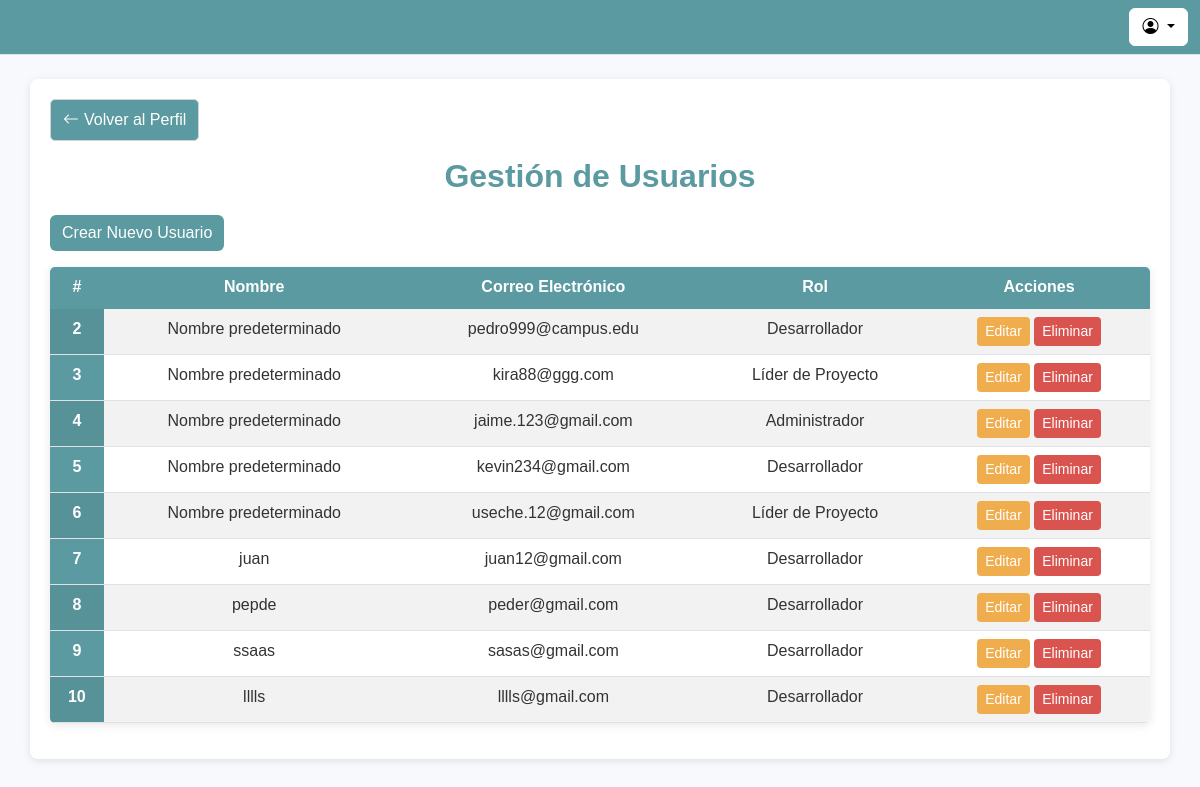
The page /gestion-usuarios/ on the database as committed earlier.
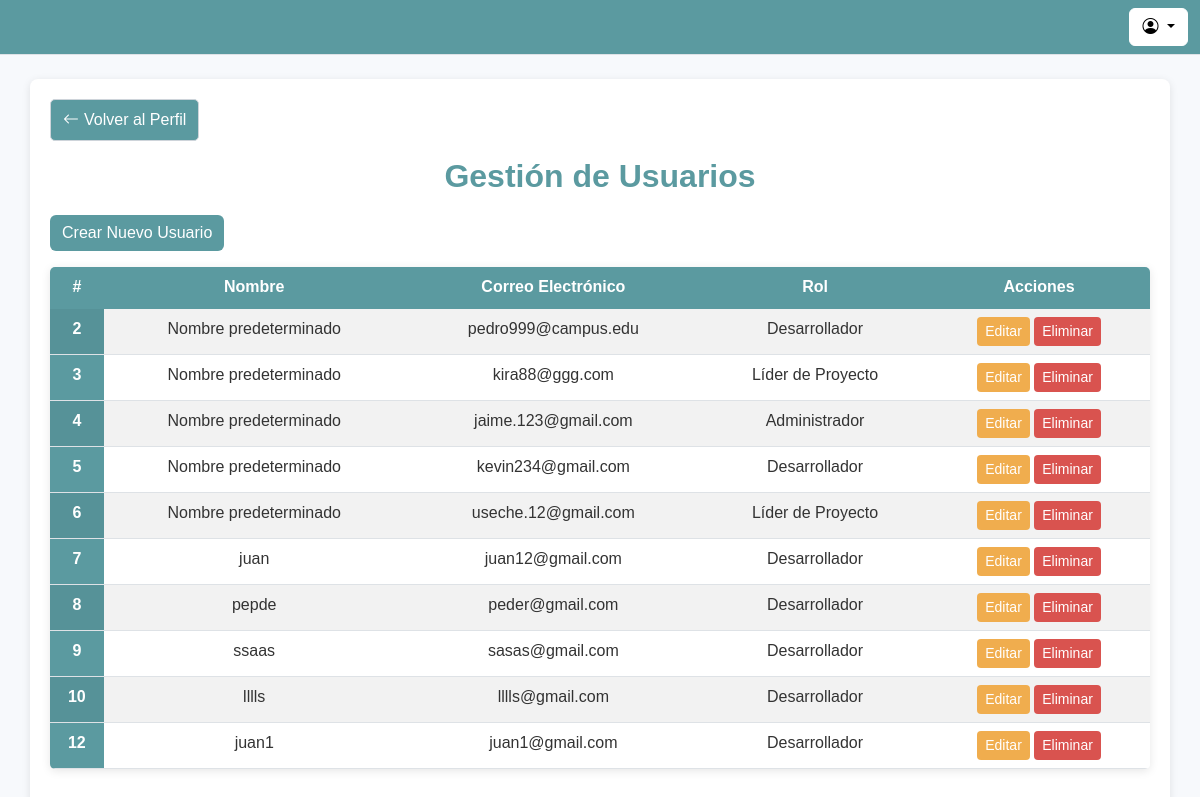
The same page on the database as committed later.
### project/models.py (models this page shows, shortened)
class Usuario(models.Model):
    ADMINISTRADOR = 'Administrador'
    LIDER_PROYECTO = 'Líder de Proyecto'
    DESARROLLADOR = 'Desarrollador'
    ROLES = [
        (ADMINISTRADOR, 'Administrador'),
        (LIDER_PROYECTO, 'Líder de Proyecto'),
        (DESARROLLADOR, 'Desarrollador'),
    ]
    id = models.AutoField(primary_key=True)
    nombre = models.CharField(max_length=100, default="Nombre predeterminado")
    correo_electronico = models.EmailField(unique=True)
    contrasena = models.CharField(max_length=255)
    rol = models.CharField(max_length=50, choices=ROLES, default=DESARROLLADOR)

### project/views.py (the view, shortened to what this page needs)
# urls.py: path('gestion-usuarios/', views.gestion_usuarios, name='gestion_usuarios'),
def gestion_usuarios(request):
    usuarios = Usuario.objects.all()
    return render(request, "gestion_usuarios.html", {"usuarios": usuarios})

### project/templates/gestion_usuarios.html (shortened to what this page needs)
{% load static %}
<!DOCTYPE html>
<html lang="es">
<head>
    <link href="https://cdn.jsdelivr.net/npm/bootstrap@5.3.3/dist/css/bootstrap.min.css" rel="stylesheet">
    <link href="https://cdn.jsdelivr.net/npm/bootstrap-icons/font/bootstrap-icons.css" rel="stylesheet">
    <link href="{% static 'css/gestion_usuarios.css' %}" rel="stylesheet">
</head>
<body>
    <nav class="navbar navbar-expand-lg navbar-light bg-light border-bottom">
        <div class="container-fluid">
            <div class="dropdown ms-auto">
                <button class="btn btn-secondary dropdown-toggle" type="button" id="perfilMenu" data-bs-toggle="dropdown" aria-expanded="false">
                    <i class="bi bi-person-circle"></i>
                </button>
            </div>
        </div>
    </nav>
    <div class="container mt-4">
        <a href=""
                class="flecha-regresar mb-3">
                <i class="bi bi-arrow-left"></i> Volver al Perfil
        </a>
        <h2 class="text-center">Gestión de Usuarios</h2>
        <button class="btn btn-primary mb-3" data-bs-toggle="modal" data-bs-target="#crearUsuarioModal">Crear Nuevo Usuario</button>
        <table class="table table-striped table-hover">
            <thead>
                <tr>
                    <th scope="col">#</th>
                    <th scope="col">Nombre</th>
                    <th scope="col">Correo Electrónico</th>
                    <th scope="col">Rol</th>
                    <th scope="col">Acciones</th>
                </tr>
            </thead>
            <tbody class="table-group-divider">
                {% for usuario in usuarios %}
                    <tr>
                        <th scope="row">{{ usuario.id }}</th>
                        <td>{{ usuario.nombre }}</td>
                        <td>{{ usuario.correo_electronico }}</td>
                        <td>{{ usuario.rol }}</td>
                        <td>
                            <button class="btn btn-warning btn-sm" data-bs-toggle="modal" data-bs-target="#editarUsuarioModal{{ usuario.id }}">Editar</button>
                            <a href="{% url 'eliminar_usuario' usuario.id %}" class="btn btn-danger btn-sm" onclick="return confirm('¿Estás seguro de que deseas eliminar este usuario?')">Eliminar</a>
                        </td>
                    </tr>
                {% endfor %}
            </tbody>
        </table>
    </div>
</body>
</html>

Rows that differ between the two databases and show on the page:
added Usuario: id "12", nombre "juan1", correo_electronico "juan1@gmail.com", rol "Desarrollador"
